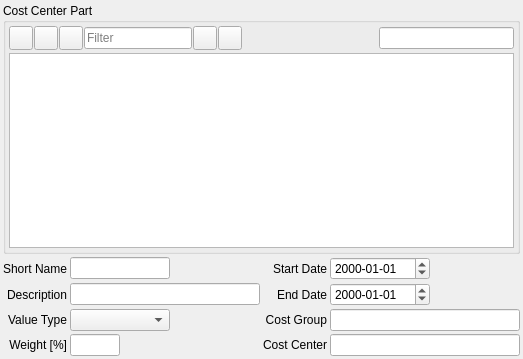
<?xml version="1.0" encoding="UTF-8"?>
<ui version="4.0">
 <class>ACC_SupplCostPartWidget</class>
 <widget class="QWidget" name="ACC_SupplCostPartWidget">
  <property name="geometry">
   <rect>
    <x>0</x>
    <y>0</y>
    <width>523</width>
    <height>359</height>
   </rect>
  </property>
  <property name="minimumSize">
   <size>
    <width>400</width>
    <height>300</height>
   </size>
  </property>
  <property name="windowTitle">
   <string>Form</string>
  </property>
  <layout class="QGridLayout" name="gridLayout_3">
   <property name="leftMargin">
    <number>3</number>
   </property>
   <property name="topMargin">
    <number>3</number>
   </property>
   <property name="rightMargin">
    <number>3</number>
   </property>
   <property name="bottomMargin">
    <number>3</number>
   </property>
   <property name="spacing">
    <number>3</number>
   </property>
   <item row="0" column="0">
    <widget class="QGroupBox" name="gbCostCenterPart">
     <property name="sizePolicy">
      <sizepolicy hsizetype="Preferred" vsizetype="Preferred">
       <horstretch>1</horstretch>
       <verstretch>1</verstretch>
      </sizepolicy>
     </property>
     <property name="title">
      <string>Cost Center Part</string>
     </property>
     <layout class="QGridLayout" name="gridLayout_2">
      <property name="leftMargin">
       <number>3</number>
      </property>
      <property name="topMargin">
       <number>3</number>
      </property>
      <property name="rightMargin">
       <number>3</number>
      </property>
      <property name="bottomMargin">
       <number>3</number>
      </property>
      <property name="spacing">
       <number>3</number>
      </property>
      <item row="0" column="0">
       <layout class="QHBoxLayout" name="horizontalLayout_2">
        <property name="spacing">
         <number>1</number>
        </property>
        <item>
         <widget class="QToolButton" name="pbAdd">
          <property name="minimumSize">
           <size>
            <width>24</width>
            <height>24</height>
           </size>
          </property>
          <property name="maximumSize">
           <size>
            <width>24</width>
            <height>24</height>
           </size>
          </property>
          <property name="toolTip">
           <string>Add cost center (part)</string>
          </property>
          <property name="text">
           <string/>
          </property>
          <property name="icon">
           <iconset resource="../../../db/src/gui/db.qrc">
            <normaloff>:/images/icons/add.png</normaloff>:/images/icons/add.png</iconset>
          </property>
         </widget>
        </item>
        <item>
         <widget class="QToolButton" name="pbDelete">
          <property name="minimumSize">
           <size>
            <width>24</width>
            <height>24</height>
           </size>
          </property>
          <property name="maximumSize">
           <size>
            <width>24</width>
            <height>24</height>
           </size>
          </property>
          <property name="toolTip">
           <string>Delete cost center (part)</string>
          </property>
          <property name="text">
           <string/>
          </property>
          <property name="icon">
           <iconset resource="../../../db/src/gui/db.qrc">
            <normaloff>:/images/icons/delete.png</normaloff>:/images/icons/delete.png</iconset>
          </property>
         </widget>
        </item>
        <item>
         <widget class="QToolButton" name="pbSave">
          <property name="minimumSize">
           <size>
            <width>24</width>
            <height>24</height>
           </size>
          </property>
          <property name="maximumSize">
           <size>
            <width>24</width>
            <height>24</height>
           </size>
          </property>
          <property name="toolTip">
           <string>Save to database</string>
          </property>
          <property name="text">
           <string/>
          </property>
          <property name="icon">
           <iconset resource="../../../db/src/gui/db.qrc">
            <normaloff>:/images/icons/database_save.png</normaloff>:/images/icons/database_save.png</iconset>
          </property>
         </widget>
        </item>
        <item>
         <widget class="QLineEdit" name="leFilter">
          <property name="sizePolicy">
           <sizepolicy hsizetype="Preferred" vsizetype="Fixed">
            <horstretch>0</horstretch>
            <verstretch>0</verstretch>
           </sizepolicy>
          </property>
          <property name="placeholderText">
           <string>Filter</string>
          </property>
         </widget>
        </item>
        <item>
         <widget class="QToolButton" name="pbFilterOn">
          <property name="minimumSize">
           <size>
            <width>24</width>
            <height>24</height>
           </size>
          </property>
          <property name="maximumSize">
           <size>
            <width>24</width>
            <height>24</height>
           </size>
          </property>
          <property name="toolTip">
           <string>Filter on shortname</string>
          </property>
          <property name="text">
           <string/>
          </property>
          <property name="icon">
           <iconset resource="../../../db/src/gui/db.qrc">
            <normaloff>:/images/icons/filter.png</normaloff>:/images/icons/filter.png</iconset>
          </property>
         </widget>
        </item>
        <item>
         <widget class="QToolButton" name="pbFilterOff">
          <property name="minimumSize">
           <size>
            <width>24</width>
            <height>24</height>
           </size>
          </property>
          <property name="maximumSize">
           <size>
            <width>24</width>
            <height>24</height>
           </size>
          </property>
          <property name="toolTip">
           <string>Filter off</string>
          </property>
          <property name="text">
           <string/>
          </property>
          <property name="icon">
           <iconset resource="../../../db/src/gui/db.qrc">
            <normaloff>:/images/icons/filter_empty.png</normaloff>:/images/icons/filter_empty.png</iconset>
          </property>
         </widget>
        </item>
        <item>
         <spacer name="horizontalSpacer_3">
          <property name="orientation">
           <enum>Qt::Horizontal</enum>
          </property>
          <property name="sizeHint" stdset="0">
           <size>
            <width>40</width>
            <height>20</height>
           </size>
          </property>
         </spacer>
        </item>
        <item>
         <widget class="QLineEdit" name="leSupplier">
          <property name="readOnly">
           <bool>true</bool>
          </property>
         </widget>
        </item>
       </layout>
      </item>
      <item row="1" column="0">
       <widget class="QTableView" name="tv">
        <property name="sizePolicy">
         <sizepolicy hsizetype="Expanding" vsizetype="Expanding">
          <horstretch>1</horstretch>
          <verstretch>1</verstretch>
         </sizepolicy>
        </property>
       </widget>
      </item>
     </layout>
    </widget>
   </item>
   <item row="1" column="0">
    <layout class="QGridLayout" name="gridLayout">
     <property name="verticalSpacing">
      <number>3</number>
     </property>
     <item row="0" column="0">
      <widget class="QLabel" name="label_13">
       <property name="text">
        <string>Short Name</string>
       </property>
       <property name="alignment">
        <set>Qt::AlignRight|Qt::AlignTrailing|Qt::AlignVCenter</set>
       </property>
      </widget>
     </item>
     <item row="0" column="1">
      <widget class="QLineEdit" name="leShortName">
       <property name="minimumSize">
        <size>
         <width>50</width>
         <height>0</height>
        </size>
       </property>
       <property name="maximumSize">
        <size>
         <width>100</width>
         <height>16777215</height>
        </size>
       </property>
      </widget>
     </item>
     <item row="0" column="2">
      <widget class="QLabel" name="label_3">
       <property name="text">
        <string>Start Date</string>
       </property>
       <property name="alignment">
        <set>Qt::AlignRight|Qt::AlignTrailing|Qt::AlignVCenter</set>
       </property>
      </widget>
     </item>
     <item row="0" column="3">
      <widget class="QDateEdit" name="deStart">
       <property name="minimumSize">
        <size>
         <width>100</width>
         <height>0</height>
        </size>
       </property>
       <property name="maximumSize">
        <size>
         <width>100</width>
         <height>16777215</height>
        </size>
       </property>
       <property name="displayFormat">
        <string>yyyy-MM-dd</string>
       </property>
      </widget>
     </item>
     <item row="1" column="0">
      <widget class="QLabel" name="label_14">
       <property name="text">
        <string>Description</string>
       </property>
       <property name="alignment">
        <set>Qt::AlignRight|Qt::AlignTrailing|Qt::AlignVCenter</set>
       </property>
      </widget>
     </item>
     <item row="1" column="1">
      <widget class="QLineEdit" name="leDescription"/>
     </item>
     <item row="1" column="2">
      <widget class="QLabel" name="label_4">
       <property name="text">
        <string>End Date</string>
       </property>
       <property name="alignment">
        <set>Qt::AlignRight|Qt::AlignTrailing|Qt::AlignVCenter</set>
       </property>
      </widget>
     </item>
     <item row="1" column="3">
      <widget class="QDateEdit" name="deEnd">
       <property name="minimumSize">
        <size>
         <width>100</width>
         <height>0</height>
        </size>
       </property>
       <property name="maximumSize">
        <size>
         <width>100</width>
         <height>16777215</height>
        </size>
       </property>
       <property name="displayFormat">
        <string>yyyy-MM-dd</string>
       </property>
      </widget>
     </item>
     <item row="2" column="0">
      <widget class="QLabel" name="label">
       <property name="text">
        <string>Value Type</string>
       </property>
       <property name="alignment">
        <set>Qt::AlignRight|Qt::AlignTrailing|Qt::AlignVCenter</set>
       </property>
      </widget>
     </item>
     <item row="2" column="1">
      <widget class="QComboBox" name="cbValueType">
       <property name="minimumSize">
        <size>
         <width>100</width>
         <height>0</height>
        </size>
       </property>
       <property name="maximumSize">
        <size>
         <width>100</width>
         <height>16777215</height>
        </size>
       </property>
      </widget>
     </item>
     <item row="2" column="2">
      <widget class="QLabel" name="label_5">
       <property name="text">
        <string>Cost Group</string>
       </property>
       <property name="alignment">
        <set>Qt::AlignRight|Qt::AlignTrailing|Qt::AlignVCenter</set>
       </property>
      </widget>
     </item>
     <item row="2" column="3">
      <widget class="RB_IdxLineEdit" name="ileCostGroup"/>
     </item>
     <item row="3" column="0">
      <widget class="QLabel" name="label_2">
       <property name="text">
        <string>Weight [%]</string>
       </property>
       <property name="alignment">
        <set>Qt::AlignRight|Qt::AlignTrailing|Qt::AlignVCenter</set>
       </property>
      </widget>
     </item>
     <item row="3" column="1">
      <widget class="QLineEdit" name="leWeight">
       <property name="minimumSize">
        <size>
         <width>50</width>
         <height>0</height>
        </size>
       </property>
       <property name="maximumSize">
        <size>
         <width>50</width>
         <height>16777215</height>
        </size>
       </property>
      </widget>
     </item>
     <item row="3" column="2">
      <widget class="QLabel" name="label_6">
       <property name="text">
        <string>Cost Center</string>
       </property>
       <property name="alignment">
        <set>Qt::AlignRight|Qt::AlignTrailing|Qt::AlignVCenter</set>
       </property>
      </widget>
     </item>
     <item row="3" column="3">
      <widget class="RB_IdxLineEdit" name="ileCostCenter"/>
     </item>
    </layout>
   </item>
  </layout>
 </widget>
 <customwidgets>
  <customwidget>
   <class>RB_IdxLineEdit</class>
   <extends>QLineEdit</extends>
   <header>rb_idxlineedit.h</header>
  </customwidget>
 </customwidgets>
 <tabstops>
  <tabstop>tv</tabstop>
  <tabstop>pbAdd</tabstop>
  <tabstop>pbDelete</tabstop>
  <tabstop>pbSave</tabstop>
  <tabstop>leFilter</tabstop>
  <tabstop>pbFilterOn</tabstop>
  <tabstop>pbFilterOff</tabstop>
  <tabstop>leShortName</tabstop>
  <tabstop>leDescription</tabstop>
  <tabstop>cbValueType</tabstop>
  <tabstop>leWeight</tabstop>
  <tabstop>deStart</tabstop>
  <tabstop>deEnd</tabstop>
  <tabstop>ileCostGroup</tabstop>
  <tabstop>ileCostCenter</tabstop>
 </tabstops>
 <resources>
  <include location="../../../db/src/gui/db.qrc"/>
 </resources>
 <connections/>
</ui>
